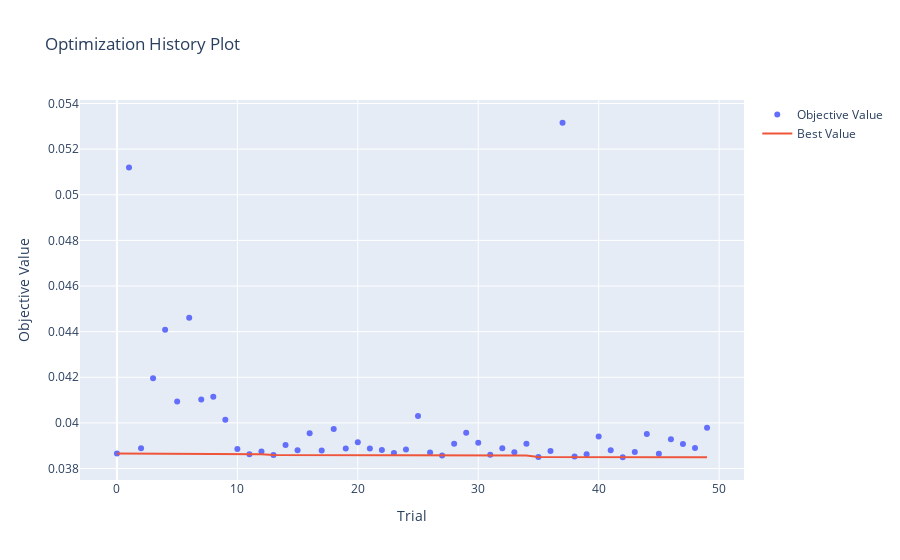

The notebook cell saved with this chart:
### Code cell
# 하이퍼파라미터 최적화 과정을 확인
optuna.visualization.plot_optimization_history(study_cat_encoded)
